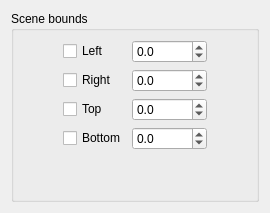
       <widget class="QWidget" name="tabKillbox">
        <attribute name="title">
         <string>Bounds</string>
        </attribute>
        <layout class="QVBoxLayout" name="verticalLayout_11">
         <item>
          <widget class="QGroupBox" name="groupBox_6">
           <property name="title">
            <string>Scene bounds</string>
           </property>
           <layout class="QGridLayout" name="gridLayout_8">
            <item row="4" column="2">
             <spacer name="verticalSpacer_3">
              <property name="orientation">
               <enum>Qt::Vertical</enum>
              </property>
              <property name="sizeType">
               <enum>QSizePolicy::Minimum</enum>
              </property>
              <property name="sizeHint" stdset="0">
               <size>
                <width>20</width>
                <height>40</height>
               </size>
              </property>
             </spacer>
            </item>
            <item row="2" column="2">
             <widget class="QDoubleSpinBox" name="spinTopBoundary">
              <property name="sizePolicy">
               <sizepolicy hsizetype="Preferred" vsizetype="Fixed">
                <horstretch>0</horstretch>
                <verstretch>0</verstretch>
               </sizepolicy>
              </property>
              <property name="suffix">
               <string/>
              </property>
              <property name="decimals">
               <number>1</number>
              </property>
              <property name="minimum">
               <double>-10000.000000000000000</double>
              </property>
              <property name="maximum">
               <double>10000.000000000000000</double>
              </property>
              <property name="singleStep">
               <double>10.000000000000000</double>
              </property>
              <property name="stepType">
               <enum>QAbstractSpinBox::AdaptiveDecimalStepType</enum>
              </property>
             </widget>
            </item>
            <item row="1" column="0">
             <spacer name="horizontalSpacer">
              <property name="orientation">
               <enum>Qt::Horizontal</enum>
              </property>
              <property name="sizeType">
               <enum>QSizePolicy::Maximum</enum>
              </property>
              <property name="sizeHint" stdset="0">
               <size>
                <width>40</width>
                <height>20</height>
               </size>
              </property>
             </spacer>
            </item>
            <item row="0" column="2">
             <widget class="QDoubleSpinBox" name="spinLeftBoundary">
              <property name="sizePolicy">
               <sizepolicy hsizetype="Preferred" vsizetype="Fixed">
                <horstretch>0</horstretch>
                <verstretch>0</verstretch>
               </sizepolicy>
              </property>
              <property name="suffix">
               <string/>
              </property>
              <property name="decimals">
               <number>1</number>
              </property>
              <property name="minimum">
               <double>-10000.000000000000000</double>
              </property>
              <property name="maximum">
               <double>10000.000000000000000</double>
              </property>
              <property name="singleStep">
               <double>10.000000000000000</double>
              </property>
              <property name="stepType">
               <enum>QAbstractSpinBox::AdaptiveDecimalStepType</enum>
              </property>
             </widget>
            </item>
            <item row="1" column="1">
             <widget class="QCheckBox" name="chkRightBoundary">
              <property name="text">
               <string>Right</string>
              </property>
             </widget>
            </item>
            <item row="1" column="2">
             <widget class="QDoubleSpinBox" name="spinRightBoundary">
              <property name="sizePolicy">
               <sizepolicy hsizetype="Preferred" vsizetype="Fixed">
                <horstretch>0</horstretch>
                <verstretch>0</verstretch>
               </sizepolicy>
              </property>
              <property name="suffix">
               <string/>
              </property>
              <property name="decimals">
               <number>1</number>
              </property>
              <property name="minimum">
               <double>-10000.000000000000000</double>
              </property>
              <property name="maximum">
               <double>10000.000000000000000</double>
              </property>
              <property name="singleStep">
               <double>10.000000000000000</double>
              </property>
              <property name="stepType">
               <enum>QAbstractSpinBox::AdaptiveDecimalStepType</enum>
              </property>
             </widget>
            </item>
            <item row="0" column="1">
             <widget class="QCheckBox" name="chkLeftBoundary">
              <property name="text">
               <string>Left</string>
              </property>
             </widget>
            </item>
            <item row="2" column="1">
             <widget class="QCheckBox" name="chkTopBoundary">
              <property name="text">
               <string>Top</string>
              </property>
             </widget>
            </item>
            <item row="1" column="3">
             <spacer name="horizontalSpacer_4">
              <property name="orientation">
               <enum>Qt::Horizontal</enum>
              </property>
              <property name="sizeType">
               <enum>QSizePolicy::Maximum</enum>
              </property>
              <property name="sizeHint" stdset="0">
               <size>
                <width>40</width>
                <height>20</height>
               </size>
              </property>
             </spacer>
            </item>
            <item row="3" column="1">
             <widget class="QCheckBox" name="chkBottomBoundary">
              <property name="sizePolicy">
               <sizepolicy hsizetype="Maximum" vsizetype="Fixed">
                <horstretch>0</horstretch>
                <verstretch>0</verstretch>
               </sizepolicy>
              </property>
              <property name="text">
               <string>Bottom</string>
              </property>
             </widget>
            </item>
            <item row="3" column="2">
             <widget class="QDoubleSpinBox" name="spinBottomBoundary">
              <property name="sizePolicy">
               <sizepolicy hsizetype="Preferred" vsizetype="Fixed">
                <horstretch>0</horstretch>
                <verstretch>0</verstretch>
               </sizepolicy>
              </property>
              <property name="suffix">
               <string/>
              </property>
              <property name="decimals">
               <number>1</number>
              </property>
              <property name="minimum">
               <double>-10000.000000000000000</double>
              </property>
              <property name="maximum">
               <double>10000.000000000000000</double>
              </property>
              <property name="singleStep">
               <double>10.000000000000000</double>
              </property>
              <property name="stepType">
               <enum>QAbstractSpinBox::AdaptiveDecimalStepType</enum>
              </property>
             </widget>
            </item>
           </layout>
          </widget>
         </item>
        </layout>
       </widget>
